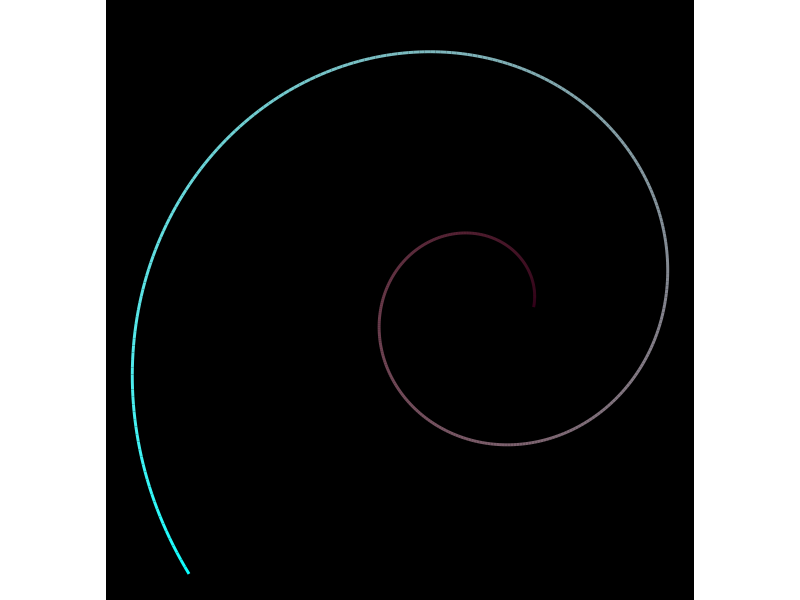

R code for this plot:
# Load the tidyverse: the cosmic foundation of harmony in R
library(tidyverse)

# Define constants for universal resonance
phi <- (1 + sqrt(5)) / 2  # Golden ratio
frames <- 500             # Number of frames for the evolution

# Generate the data: 1+1=1 in action, a unifying spiral
void_1_1 <- tibble(
  frame = seq(1, frames),
  theta = seq(0, 2 * pi * phi, length.out = frames),   # Spiral angles
  r = exp(seq(0, 2, length.out = frames))             # Exponential growth
) %>%
  mutate(
    x = r * cos(theta),                               # X-coordinates
    y = r * sin(theta),                               # Y-coordinates
    z = sin(phi * theta),                             # Z-coordinates: the depth of the void
    color = scales::rescale(frame, to = c(0, 1))      # Color gradient
  )

# Cosmic visualization function
generate_unity_plot <- function(data, save_as_gif = FALSE) {
  # Plot the evolving 1+1=1 visual
  plot <- data %>%
    ggplot(aes(x = x, y = y, color = color, alpha = color)) +
    geom_path(size = 1) +                              # Spiral as a path
    scale_color_gradient(low = "#ff007f", high = "#00ffff") + # Plasma-like colors
    scale_alpha(range = c(0.2, 1)) +                   # Fade to create depth
    theme_void() +                                     # Embrace the void
    theme(
      plot.background = element_rect(fill = "black", color = NA),
      legend.position = "none"
    ) +
    coord_equal() +
    ggtitle("1 + 1 = 1: The Unity Spiral")
  
  # Render or save the animation
  if (save_as_gif) {
    library(gganimate) # For cosmic evolution
    anim <- plot +
      transition_reveal(frame) +
      labs(subtitle = "Frame: {frame}")
    anim_save("void_1_1.gif", anim)
    message("Animation saved as void_1_1.gif")
  } else {
    print(plot)
  }
}

# Generate the plot or animate
generate_unity_plot(void_1_1, save_as_gif = FALSE)  # Set to TRUE to save as GIF
